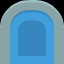

Tiled map render using the project's own tile images. Description and the whole map definition, tile-layer contents included, below:
An orthogonal 1x1 tile map with 64x64 px tiles, 1 tile layer (Tile Layer 1).

<map version="1.5" tiledversion="1.6.0" orientation="orthogonal" renderorder="right-down" width="1" height="1" tilewidth="64" tileheight="64" infinite="0" nextlayerid="2" nextobjectid="1">
 <tileset firstgid="1" name="platformPack_tilesheet" tilewidth="64" tileheight="64" tilecount="98" columns="14">
  <image source="../tilesets/platformPack_tilesheet.png" width="896" height="448" />
 </tileset>
 <layer id="1" name="Tile Layer 1" width="1" height="1">
  <data encoding="csv">
77
</data>
 </layer>
</map>
